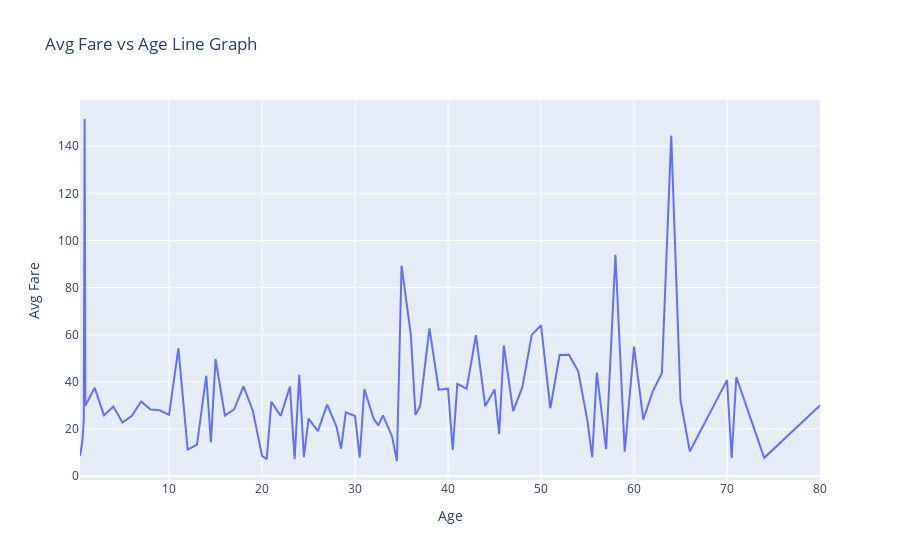

The notebook cell this image was saved under:
### Code cell
avgage = df.groupby('Age').mean()
fig4 = px.line(avgage, x=avgage.index,y='Fare', labels={'x':'Age','Fare':'Avg Fare'},
                     title='Avg Fare vs Age Line Graph')
fig4.show()

### Figure 1 — Plotly figure (JSON) as saved in the notebook; plotly's stock layout.template omitted (floating-point values rounded to 4 significant figures)
{"data": [{"hoverlabel": {"namelength": 0}, "hovertemplate": "Age=%{x}<br>Avg Fare=%{y}", "legendgroup": "", "line": {"color": "#636efa", "dash": "solid"}, "mode": "lines", "name": "", "showlegend": false, "type": "scatter", "x": [0.42, 0.67, 0.75, 0.83, 0.92, 1, 2, 3, 4, 5, 6, 7, 8, 9, 10, 11, 12, 13, 14, 14.5, 15, 16, 17, 18, 19, 20, 20.5, 21, 22, 23, 23.5, 24, 24.5, 25, 26, 27, 28, 28.5, 29, 30, 30.5, 31, 32, 32.5, 33, 34, 34.5, 35, 36, 36.5, 37, 38, 39, 40, 40.5, 41, 42, 43, 44, 45, 45.5, 46, 47, 48, 49, 50, 51, 52, 53, 54, 55, 55.5, 56, 57, 58, 59, 60, 61, 62, 63, 64, 65, 66, 70, 70.5, 71, 74, 80], "xaxis": "x", "y": [8.517, 14.5, 19.26, 23.88, 151.6, 30.01, 37.54, 25.78, 29.54, 22.72, 25.58, 31.69, 28.3, 27.94, 26.02, 54.24, 11.24, 13.36, 42.63, 14.45, 49.66, 25.75, 28.39, 38.06, 27.87, 8.624, 7.25, 31.57, 25.5, 37.99, 7.229, 43.04, 8.05, 24.42, 19.09, 30.36, 21.02, 11.66, 27.09, 25.54, 7.9, 37.01, 24.32, 21.54, 25.83, 16.64, 6.438, 89.31, 59.96, 26, 29.81, 62.75, 36.66, 37.11, 11.12, 39.19, 37.13, 59.8, 29.76, 36.82, 17.86, 55.46, 27.6, 37.89, 59.93, 64.03, 28.75, 51.4, 51.48, 44.48, 23.25, 8.05, 43.98, 11.43, 93.9, 10.38, 55, 24.02, 35.9, 43.77, 144.5, 32.09, 10.5, 40.75, 7.75, 42.08, 7.775, 30], "yaxis": "y"}], "layout": {"legend": {"tracegroupgap": 0}, "title": {"text": "Avg Fare vs Age Line Graph"}, "xaxis": {"anchor": "y", "domain": [0, 1], "title": {"text": "Age"}}, "yaxis": {"anchor": "x", "domain": [0, 1], "title": {"text": "Avg Fare"}}}}
